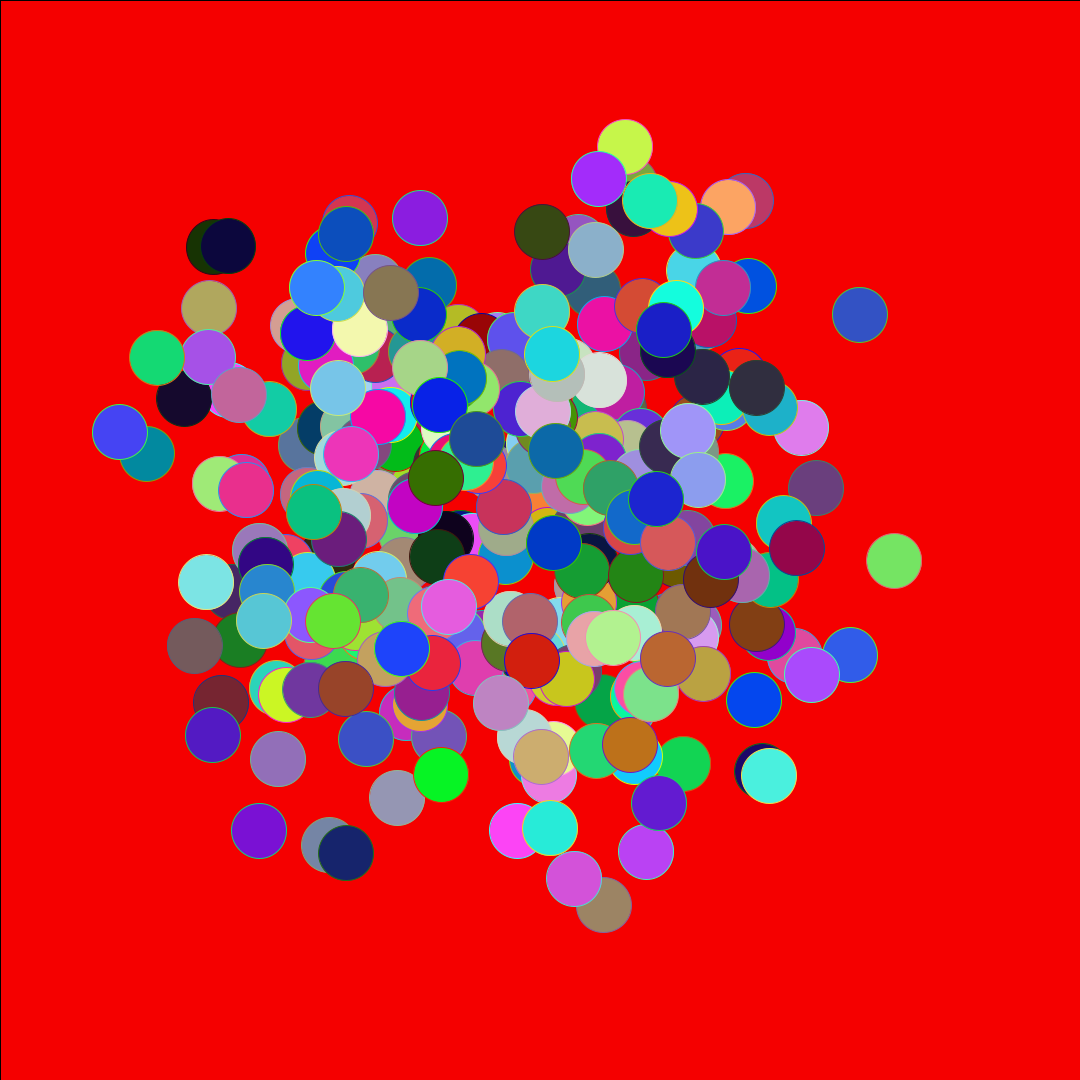
Frame 1 (no input)
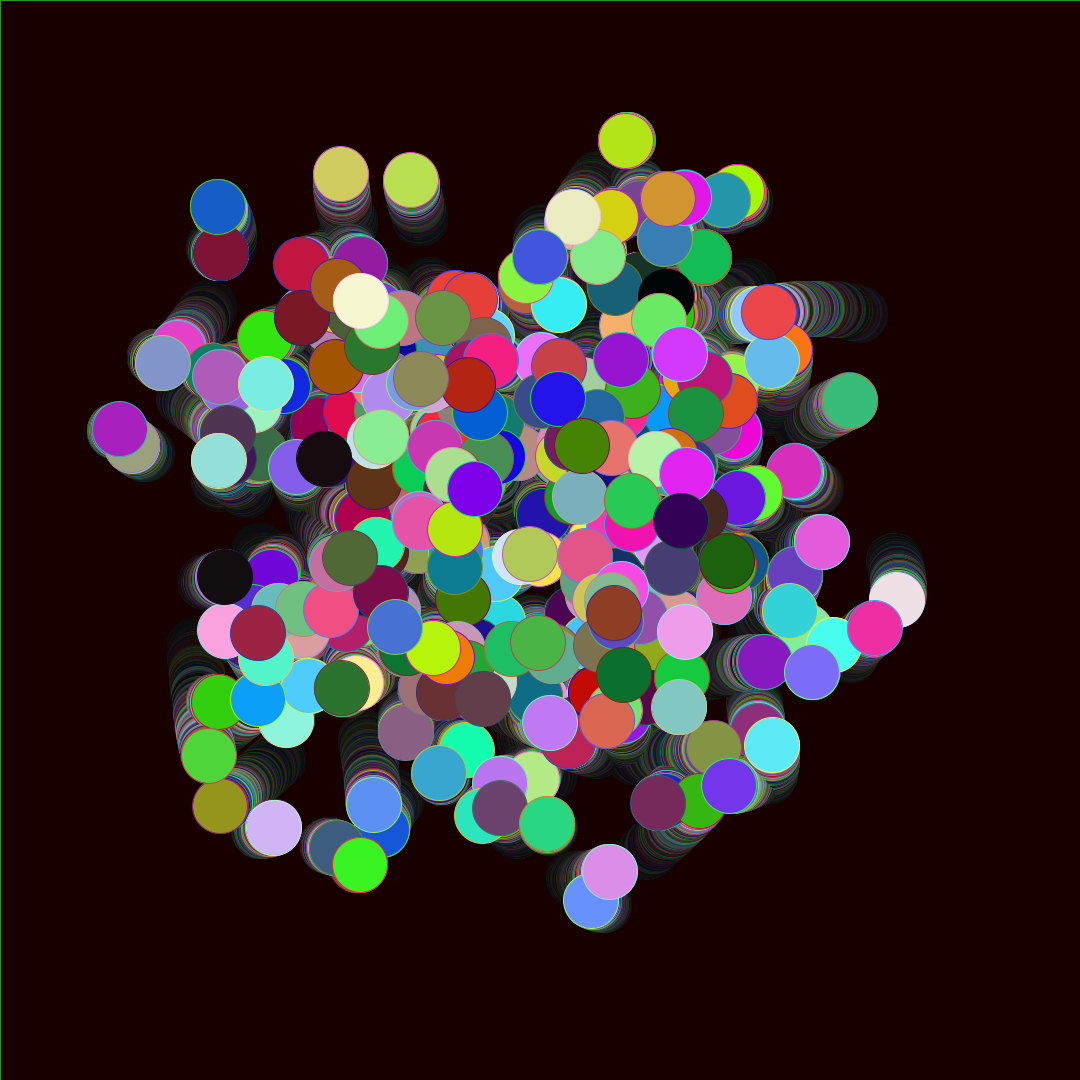
Frame 60 (the mouse pressed at the canvas centre just before this capture)
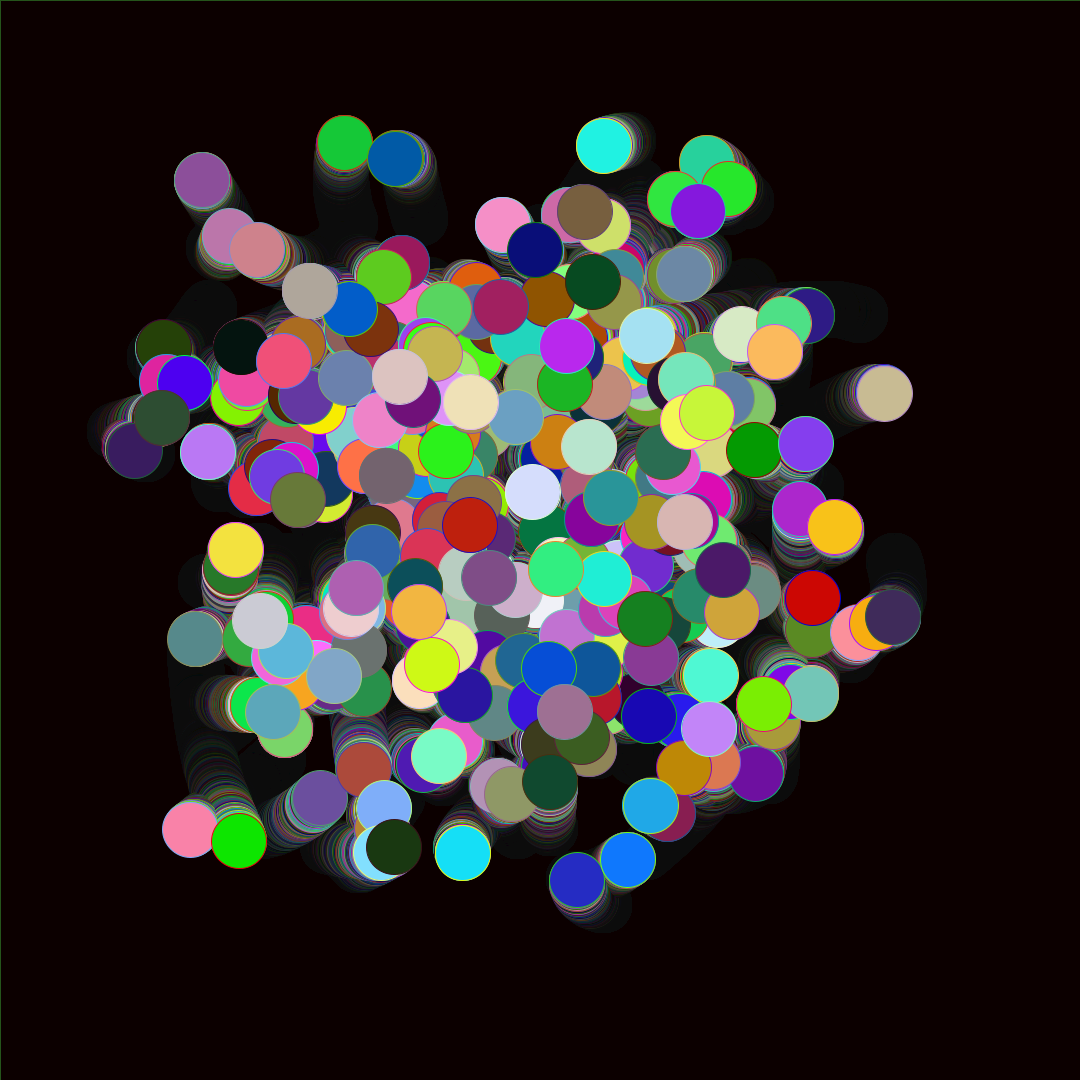
Frame 120 (the mouse held since frame 60 and released just before this capture)

The Processing sketch that drew these frames (run headless with seeded random() and noise(); from frame 60 on, the mouse is pressed at the canvas centre):

// Processing sketch: magicWorms
// ── magicWorms.pde
int maxValue = 1080;
int maxValue1 = 255;
float color1 = random(maxValue1);
float color2 = random(maxValue1);
float color3 = random(maxValue1);
float x = 0;
float y = 0;
void setup() {
size(1080, 1080);
background(255, 0, 0);


}
void draw(){
  makeMagical();
  for (int i = 0; i < 300; i = i+1) {
     x= getWormX(i);
 y= getWormY(i);
    stroke(color2, color3, color1);
    fill(color1, color2, color3);
 ellipse(x, y, 55, 55);
color1 = random(maxValue1);
color2 = random(maxValue1);
color3 = random(maxValue1);
}
 
  
}
float frequency = .001;
float noiseInterval = PI;

void makeMagical() {
     fill( 0, 0, 0, 10 );
     rect(0, 0, width, height);
     noStroke();
}

float getWormX(int i) {
     return map(noise(i*noiseInterval + frameCount * frequency), 0, 1, 0, width);
}

float getWormY(int i) {
     return map(noise(i*noiseInterval+1 + frameCount * frequency), 0, 1, 0, height);
}
